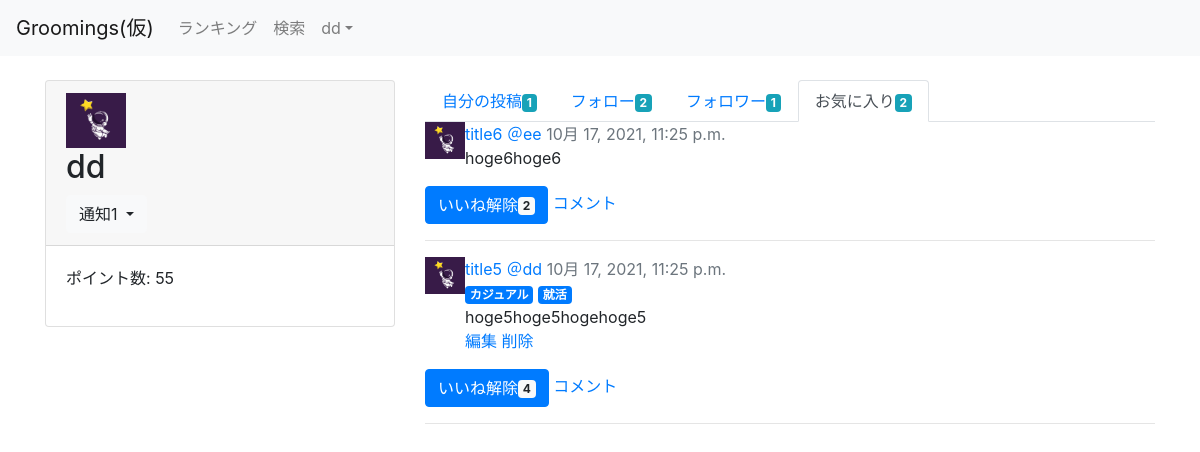
Before: /user/5/favo (signed in) with the older database file.
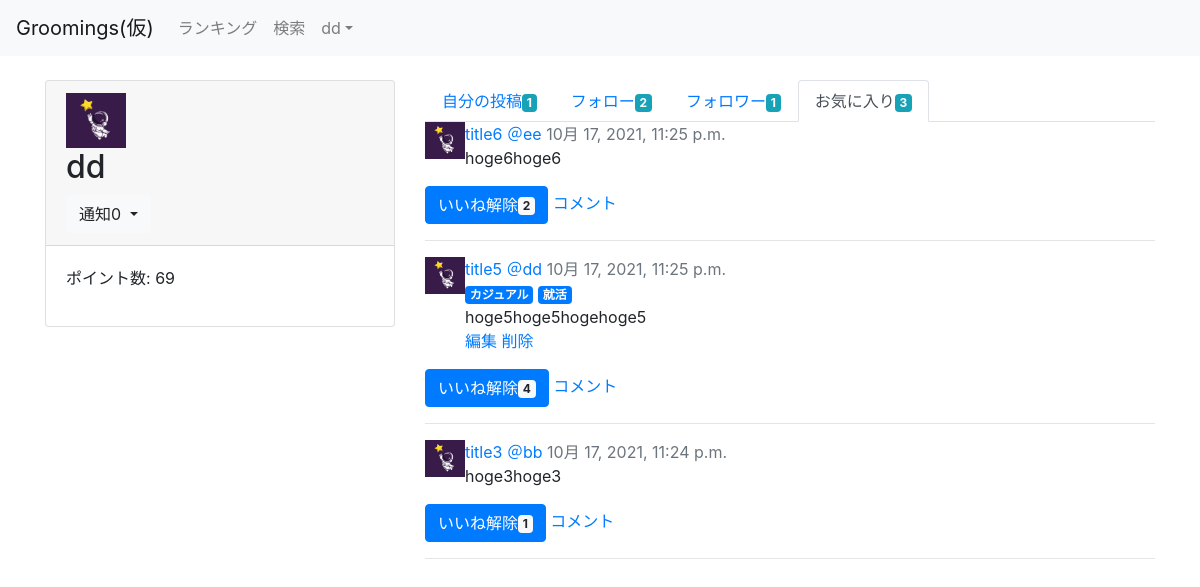
After: the same page with the newer database file.
### groomings/models.py (models this page shows, shortened)
class User(AbstractBaseUser, PermissionsMixin):
    username = models.CharField(max_length=150)
    email = models.EmailField(max_length=255, unique=True)
    image = models.FileField(upload_to='user_image/', null=True, blank=True)
    point = models.IntegerField(default=50, validators=[MinValueValidator(0)])
    follow = models.ManyToManyField(
        'self', blank=True, symmetrical=False, related_name="follower"
    )
    is_active = models.BooleanField(default=True)
    is_staff = models.BooleanField(default=False) # 管理画面にログインできるかどうか
    USERNAME_FIELD = 'email' # このテーブルのレコードを一意に識別
    REQUIRED_FIELDS = ['username'] # スーパーユーザー作成時に入力する(emailとパスワードは必須だからそれ以外で)
    objects = UserManager()
    class Meta:
        db_table = 'user'

class Date(models.Model):
    created_at = models.DateTimeField(default=now)
    class Meta:
        abstract = True

class Post(Date):
    title = models.CharField(max_length=30)
    image1 = models.FileField(upload_to='post_image/', null=True, blank=True)
    image2 = models.FileField(upload_to='post_image/', null=True, blank=True)
    image3 = models.FileField(upload_to='post_image/', null=True, blank=True)
    text = models.TextField()
    user = models.ForeignKey(
        'User', on_delete=models.CASCADE, related_name="user_post"
    )
    favorite = models.ManyToManyField(User, related_name="user_favo_post")
    category = models.CharField(max_length=15, default='カテゴリーなし')
    class Meta:
        db_table = 'post'

class Tag(models.Model):
    name = models.CharField(max_length=20, unique=True)
    post = models.ManyToManyField('Post', related_name="having_tags")
    class Meta:
        db_table = 'tag'

### groomings/views.py (the view)
# urls.py: path(r'user/<int:user_id>/favo', views.user_favo, name='user_favo'), # ユーザーのお気に入り投稿ページ
@login_required
def user_favo(request, user_id):
    user = User.objects.get(pk=user_id)
    my_follows = request.user.follow.all()
    favo_posts = user.user_favo_post.all()
    notifys = Notify.objects.filter(user=request.user).order_by('-created_at')
    return render(request, 'groomings/user_favo.html', context={"page_owner": user, "my_follows": my_follows, 'favo_posts': favo_posts, "notifys": notifys})

### groomings/templatetags/tag_event.py (called while the page is built)
@register.filter(name="count_favo")
def count_favo(post):
    return post.favorite.all().count()

@register.filter(name="count_follow")
def count_follow(user):
    return user.follow.all().count()

@register.filter(name="count_follower")
def count_follwer(user):
    return user.follower.all().count()

@register.filter(name="count_my_post")
def count_my_post(user):
    return user.user_post.all().count()

@register.filter(name="count_my_favo")
def count_my_favo(user):
    return user.user_favo_post.all().count()

@register.filter(name="count_unvisit")
def count_unvisit(notifys):
    return notifys.filter(is_visited=False).count()

### groomings/templates/groomings/user_favo.html (shortened to what this page needs)
{% extends "groomings/_user.html" %}
{% load tag_event %}
{% block posts %}
  <ul class="nav nav-tabs">
    <li class="nav-item"><a href="{% url 'groomings:user' page_owner.id %}" class="nav-link">自分の投稿<span class="badge badge-info">{{ page_owner | count_my_post }}</span></a></li>
    <li class="nav-item"><a href="{% url 'groomings:followee' page_owner.id %}" class="nav-link">フォロー<span class="badge badge-info">{{ page_owner | count_follow }}</span></a></li>
    <li class="nav-item"><a href="{% url 'groomings:follower' page_owner.id %}" class="nav-link">フォロワー<span class="badge badge-info">{{ page_owner | count_follower }}</span></a></li>
    <li class="nav-item"><a href="{% url 'groomings:user_favo' page_owner.id %}" class="nav-link active">お気に入り<span class="badge badge-info">{{ page_owner | count_my_favo }}</span></a></li>
  </ul>
  <ul class="list-unstyled">
    {% for post in favo_posts %}
      <li class="media mb-3 post">
          {% if post.user.image %}
          <img src="{{ post.user.image.url }}" width="40px">
          {% else %}
          <img src="/media/static/default.png" width="40px">
          {% endif %}
          <div class="media-body">
              <a href="{% url 'groomings:post_detail' post.id %}">{{ post.title }}</a>
              <a href="{% url 'groomings:user' post.user.id %}">＠{{ post.user.username }}</a>
              <span class="text-muted">{{ post.created_at }}</span><br>
              {% for tag in post.having_tags.all %}
              <span class="badge badge-primary">{{ tag.name }}</span>
              {% endfor %}
              <div>
                  {{ post.text }}
              </div>
              {% if post.user == request.user %}
              <a href="{% url 'groomings:post_edit' post.id %}">編集</a>
              <a href="{% url 'groomings:post_delete' post.id %}">削除</a>
              {% endif %}
          </div>
      </li>
      {% if request.user.is_authenticated %}
          {% if request.user in post.favorite.all %}
          <a href="{% url 'groomings:favorite' post.id %}" class="btn btn-primary">いいね解除<span class="badge badge-light">{{ post | count_favo }}</span></a>
          {% else %}
          <a href="{% url 'groomings:favorite' post.id %}" class="btn btn-outline-primary">いいね<span class="badge badge-light">{{ post | count_favo }}</span></a>
          {% endif %}
      {% endif %}
      {% if request.user.is_authenticated %}
          <a href = "{% url 'groomings:post_detail' post.id %}">コメント</a>
      {% endif %}
      <hr>
    {% endfor %}
  </ul>
{% endblock %}

### groomings/templates/groomings/_user.html (shortened to what this page needs)
{% extends "groomings/base.html" %}
{% load tag_event %}
{% block content %}
  <div class="row">
    <div class="col-md-4">
      <div class="card">
        <div class="card-header">
          {% if page_owner.image %}
            <img src="{{ page_owner.image.url }}" alt="" width="60px">
          {% else %}
            <img src="/media/static/default.png" alt="" width="60px">
          {% endif %}
          <h2>{{ page_owner.username }}</h2>
          {% if page_owner == request.user %}
            <div class="dropdown notify">
              <button type="button" class="btn btn-light dropdown-toggle" data-toggle="dropdown">
                  通知{{ notifys | count_unvisit }}
              </button>
            </div>
          {% endif %}
        </div>
        <div class="card-body">
          <p>ポイント数: {{ page_owner.point }}</p>
        </div>
      </div>
    </div>
    <div class="col-md-8">
      {% block posts %}{% endblock %}
    </div>
  </div>
{% endblock %}

### groomings/templates/groomings/base.html (shortened to what this page needs)
{% load static %}<!DOCTYPE html>
<html lang="ja">
    <head>
        <link rel="stylesheet" type="text/css" href="{% static 'base.css' %}">
        <link rel="stylesheet" href="https://stackpath.bootstrapcdn.com/bootstrap/4.5.0/css/bootstrap.min.css">
    </head>
    <body>
        <header class="mb-4">
            <nav class="navbar navbar-expand-sm navbar-light bg-light">
                <a href="{% url 'groomings:top' %}" class="navbar-brand">Groomings(仮)</a>
                <div class="collapse navbar-collapse" id="nav-bar">
                    <ul class="navbar-nav">
                        <li class="nav-item"><a href="{% url 'groomings:ranking' %}" class="nav-link">ランキング</a></li>
                        <li class="nav-item"><a href="{% url 'groomings:search' %}" class="nav-link">検索</a></li>
                        <li class="nav-item dropdown">
                            {% if request.user.is_authenticated %}
                            <a href="#" class="nav-link dropdown-toggle" data-toggle="dropdown">{{ request.user.username }}</a>
                            {% else %}
                            <a href="#" class="nav-link dropdown-toggle" data-toggle="dropdown">会員機能</a>
                            <div class="dropdown-menu">
                                <a class="dropdown-item" href="{% url 'groomings:login' %}">ログイン</a>
                                <a class="dropdown-item" href="{% url 'groomings:signup' %}">新規登録</a>
                            </div>
                            {% endif %}
                        </li>
                    </ul>
                </div>
            </nav>
        </header>
        <div class="container">
            {% block content %}{% endblock %}
        </div>
    </body>
</html>

Changed rows visible on the page:
changed User "dd": point "55" → "69"; id "2" → "3"
now on this page (row unchanged): Post: title "title3", user.username "bb", created_at "10月 17, 2021, 11:24 p.m.", text "hoge3hoge3", id "1"
Other visible differences:
{{ notifys | count_unvisit }}: "1" → "0"
